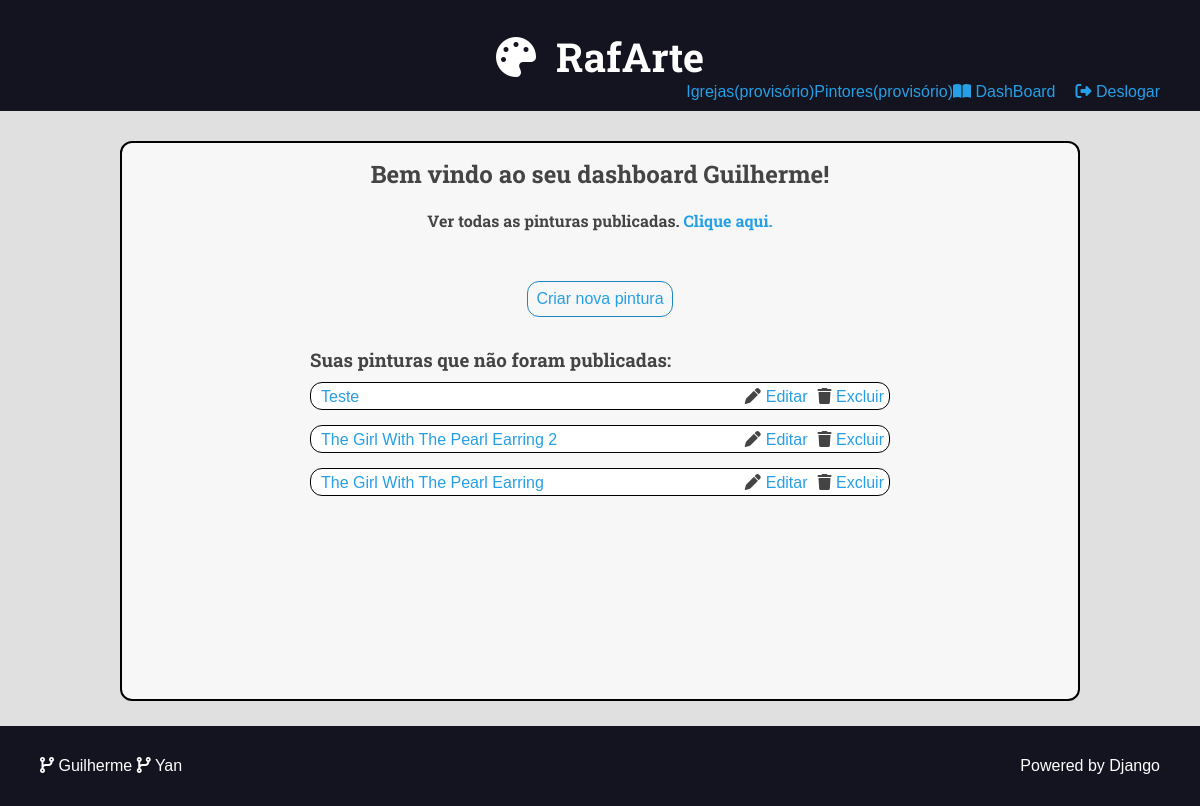
The app's page /user/dashboard/ (signed in), older data.
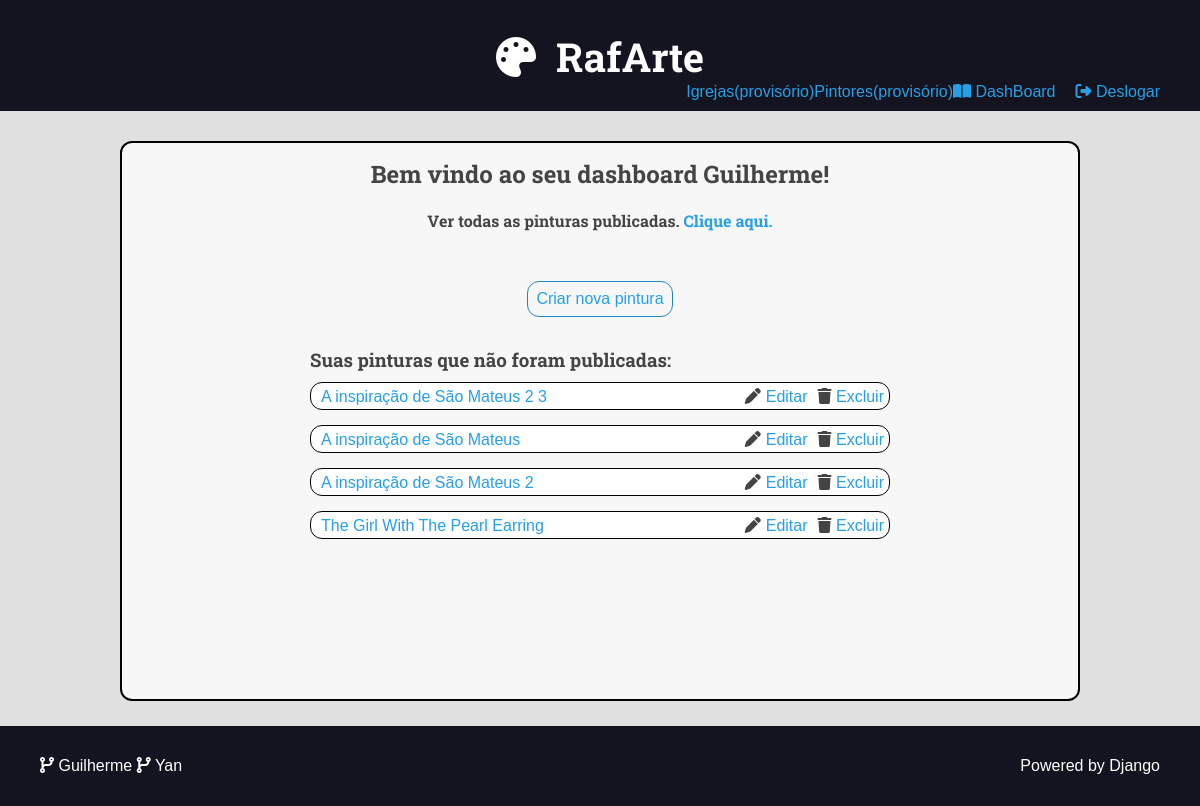
The same page, newer data.
### museum/models.py (models this page shows, shortened)
class Painting(models.Model):
    name = models.CharField(max_length=50)
    date = models.DateField(null=True, blank=True)
    description = models.TextField(blank=True)
    cover = models.ImageField(upload_to='museum/cover/%Y/%m/%d/')
    post_date = models.DateField(auto_now=True)
    summary = models.CharField(max_length=250)
    is_published = models.BooleanField(default=False)
    author = models.ManyToManyField(
        Author, blank=True,
        default=None
    )
    church = models.ForeignKey(
        Church, on_delete=models.SET_NULL, null=True, blank=True,
        default=None
    )
    engraving = models.ManyToManyField(
        Engraving, blank=True,
        default=None
    )
    post_author = models.ForeignKey(
        User, on_delete=models.SET_NULL, null=True
    )

### user/views.py (the view)
# urls.py: path('dashboard/', views.dashboard, name='dashboard'),
@require_GET
@login_required(login_url='user:login')
def dashboard(request:HttpRequest) -> HttpResponse:
    user = request.user
    paintings = Painting.objects.filter(
        is_published=False, post_author=user
    ).order_by('-id')
    return render(request, 'user/pages/dashboard.html', {
        'paintings': paintings,
        'search': False,
    })

### user/templates/user/pages/dashboard.html (shortened to what this page needs)
{% extends 'templates/pages/global.html' %}
{% block content %}
    <div class="main-content center container" id="dashboard-card">
        <h2>Bem vindo ao seu dashboard {% if user.first_name %}{{ user.first_name }}{% else %}{{user.username}}{% endif %}!</h2>
        <div class='login-message'>
            <h4>Ver todas as pinturas publicadas. <a href="{% url 'painting:home' %}">Clique aqui.</a></h4>
        </div>
        <div class="authors-dashboard-container">
            <div class='login-message' id="dashboard-button-container">
                <a id="dashboard-button" href="{% url 'user:painting_create' %}">
                    <span> Criar nova pintura </span>
                </a>
            </div>
            <h3>Suas pinturas que não foram publicadas:</h3>
            <ul>
                {% for painting in paintings %}
                    <div class="painting-list-not-published">
                        <li>
                            <div class="painting-modification">
                                <a href="{% url 'painting:detail_not_published' painting.id %}">{{painting.name}}</a>
                                <div class="painting-edit">
                                    <i class="fas fa-pen"></i>
                                    <a href="{% url 'user:painting_edit' painting.id %}">Editar</a>
                                    <form class = "form-delete" action="{% url 'user:painting_delete' painting.id %}" method="POST">
                                        <i class="fas fa-trash"></i>
                                        <button id = "button-delete" class="plaintext-button" type="submit">Excluir</button>
                                    </form>
                                </div>
                            </div>
                        </li>
                    </div>
                {%empty%}
                    <h3>Nenhuma pintura cadastrada. Crie o seu post.</h3>
                {% endfor %}
            </ul>
        </div>
    </div>
{% endblock content %}

Row changes from the older to the newer data that the page shows:
removed Painting: name "Teste"
removed Painting: name "The Girl With The Pearl Earring 2"
now on this page (row edited): Painting: name "A inspiração de São Mateus 2 3"
now on this page (row edited): Painting: name "A inspiração de São Mateus"
now on this page (row edited): Painting: name "A inspiração de São Mateus 2"
